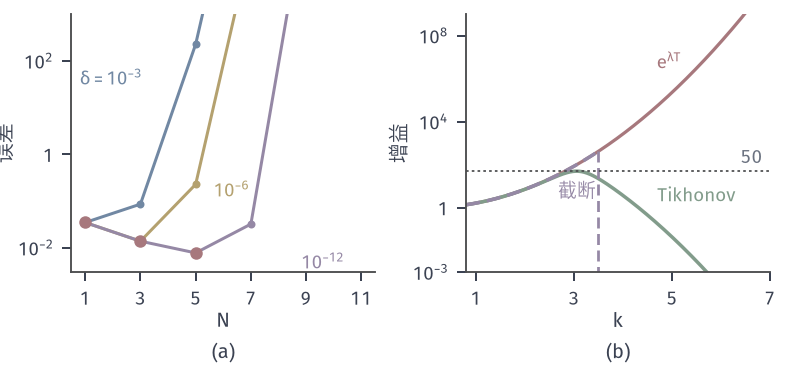

Reproduce this figure in Python.
from pathlib import Path
import sys
HERE = Path(__file__).resolve().parent
sys.path.insert(0, str(HERE.parent/"heat-common"))
from heat_fig import *
# Error versus truncation level at several noise sizes; truncation and Tikhonov filters.
fig, axes = figure(width_mm=112, height_mm=52, ncols=2)
panel(fig, left=.09, wspace=.3, bottom=.26)
T = .05; odd = np.arange(1, 200001, 2); b2 = (cs(odd)**2)[::-1].cumsum()[::-1]
Ns = np.arange(1, 13, 2)
ax = axes[0]
for d, c in zip((1e-3, 1e-6, 1e-12), (BLUE, YELLOW, PURPLE)):
    e = []
    for N in Ns:
        k = np.arange(1, N+1, 2); n = (d**2*np.exp(2*(k*pi)**2*T)).sum(); idx = len(k); e.append(np.sqrt(n+b2[idx]))
    e = np.array(e); ax.semilogy(Ns, e, 'o-', ms=3.2, color=c, mew=0, lw=1.2)
    i = e.argmin(); dot(ax, Ns[i], e[i], RED, ms=5)
lab(ax, .8, 30, r'$\delta=10^{-3}$', BLUE, ha='left'); lab(ax, 6.3, 1e-1 , r'$10^{-6}$', YELLOW, ha='center', va='bottom'); lab(ax, 9.6, 8e-3, r'$10^{-12}$', PURPLE, ha='center', va='top')
ax.set_xlim(.5, 11.5); ax.set_ylim(3e-3, 1e3); ax.minorticks_off(); ax.set_xticks([1, 3, 5, 7, 9, 11]); ax.set_yticks([1e2, 1, 1e-2]); ax.set_yticklabels(['$10^2$', '1', '$10^{-2}$']); axlab(ax, '$N$', '误差')
ax = axes[1]; k = np.linspace(.8, 7, 400); s = np.exp(-(k*pi)**2*T); a = 1e-4
ax.semilogy(k, 1/s, color=RED, lw=1.3); ax.semilogy(k, s/(s**2+a), color=GREEN, lw=1.4)
ax.plot([.8, 3.5], [np.exp((.8*pi)**2*T), np.exp((3.5*pi)**2*T)], lw=0)
t = k[k <= 3.5]; ax.semilogy(t, np.exp((t*pi)**2*T), color=PURPLE, lw=1.4, ls=DASH); ax.plot([3.5, 3.5], [np.exp((3.5*pi)**2*T), 1e-3], color=PURPLE, lw=1.1, ls=DASH)
ax.axhline(50, color=STROKE, lw=.7, ls=DOT)
lab(ax, 5.2, 3e6, r'$\mathrm{e}^{\lambda T}$', RED, ha='right'); lab(ax, 4.7, 2, 'Tikhonov', GREEN, ha='left'); lab(ax, 6.85, 80, '50', MUTED, ha='right', va='bottom'); lab(ax, 3.45, 3, '截断', PURPLE, ha='right')
ax.set_xlim(.8, 7); ax.set_ylim(1e-3, 1e9); ax.minorticks_off(); ax.set_xticks([1, 3, 5, 7]); ax.set_yticks([1e8, 1e4, 1, 1e-3]); ax.set_yticklabels(['$10^8$', '$10^4$', '1', '$10^{-3}$']); axlab(ax, '$k$', '增益')
tags(fig, axes)
save(fig, HERE, 'figure', {'alpha': a})
